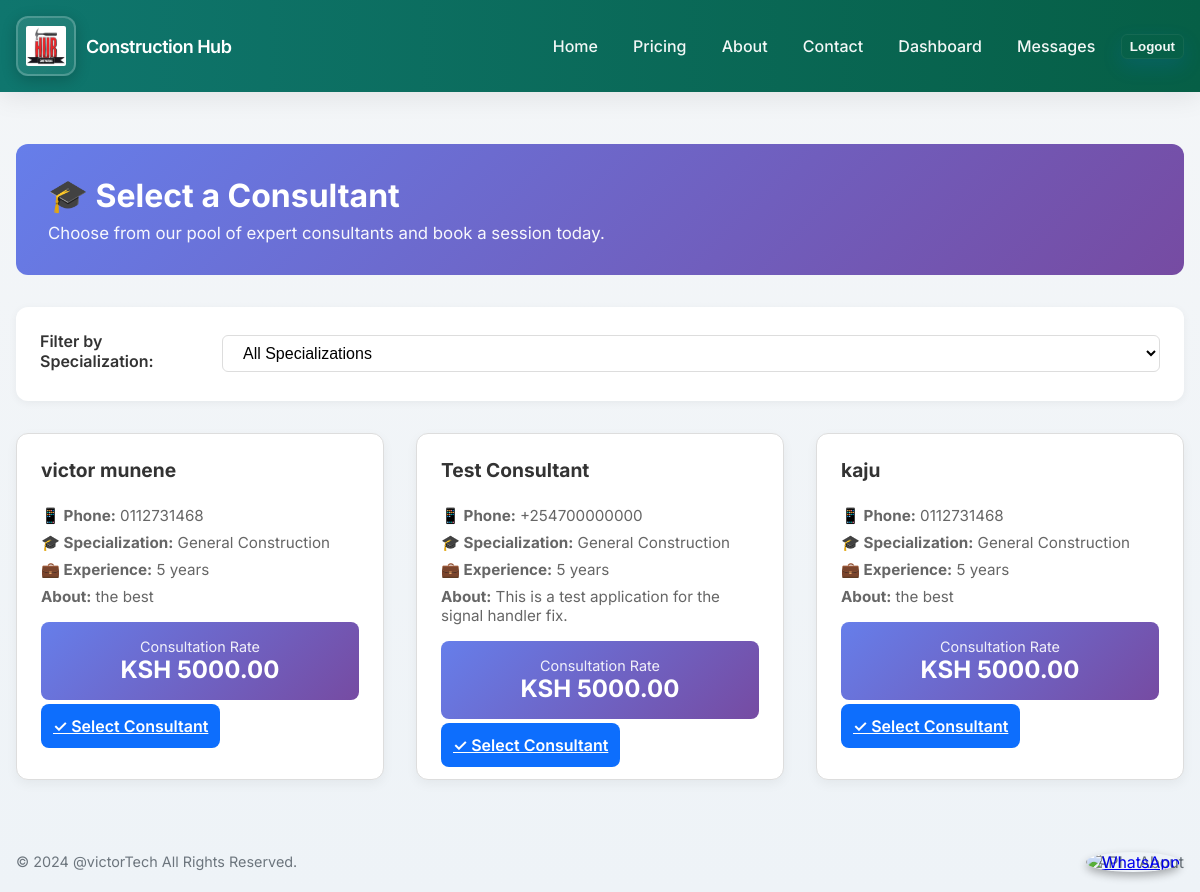
The page /consultations/select/ (signed in) on the database its author committed.
### apps/consultations/models.py (models this page shows, shortened)
class ConsultantApplication(models.Model):
    user = models.ForeignKey(settings.AUTH_USER_MODEL, on_delete=models.CASCADE, related_name='consultant_applications', null=True, blank=True)
    full_name = models.CharField(max_length=255)
    email = models.EmailField()
    phone = models.CharField(max_length=50, blank=True)
    specialization = models.CharField(max_length=255, blank=True)
    experience_years = models.PositiveIntegerField(default=0)
    consultation_rate = models.DecimalField(max_digits=10, decimal_places=2, default=5000, help_text="Consultation rate in KSH per hour/session")
    cover_letter = models.TextField(blank=True)
    resume = models.FileField(upload_to='resumes/', null=True, blank=True)
    cv = models.FileField(upload_to='cvs/', null=True, blank=True)
    submitted_at = models.DateTimeField(auto_now_add=True)
    processed = models.BooleanField(default=False)
    approved_by = models.ForeignKey(
        settings.AUTH_USER_MODEL,
        on_delete=models.SET_NULL,
        null=True,
        blank=True,
        related_name='approved_consultant_applications'
    )
    approved_at = models.DateTimeField(null=True, blank=True)
    rejected = models.BooleanField(default=False)
    rejected_by = models.ForeignKey(
        settings.AUTH_USER_MODEL,
        on_delete=models.SET_NULL,
        null=True,
        blank=True,
        related_name='rejected_consultant_applications'
    )
    rejected_at = models.DateTimeField(null=True, blank=True)
    rejection_reason = models.TextField(blank=True, help_text="Reason for rejecting the application")

### apps/consultations/views.py (the view)
# urls.py: path('select/', views.select_consultant, name='select_consultant'),
@login_required
def select_consultant(request):
    if getattr(request.user, 'is_consultant', False):
        from django.contrib import messages
        messages.error(request, 'As a consultant, you cannot book consultations. Please contact support if you need assistance.')
        return redirect('accounts:dashboard')
    consultants = ConsultantApplication.objects.filter(processed=True, approved_at__isnull=False)
    specializations = ConsultantApplication.objects.filter(processed=True, approved_at__isnull=False).exclude(specialization__isnull=True).exclude(specialization='').values_list('specialization', flat=True).distinct()
    selected_specialization = request.GET.get('specialization', '')
    if selected_specialization:
        consultants = consultants.filter(specialization=selected_specialization)
    return render(request, 'consultations/select_consultant.html', {
        'consultants': consultants,
        'specializations': specializations,
        'selected_specialization': selected_specialization
    })

### apps/accounts/models.py (called while the page is built)
    @property
    def is_supplier(self):
        return self.user_type == 'supplier'

    @property
    def is_consultant(self):
        return self.user_type == 'consultant'

### templates/consultations/select_consultant.html (shortened to what this page needs)
{% extends 'base.html' %}
{% block content %}
<div class="container" style="margin-top: 2rem; margin-bottom: 2rem;">
  <div style="background: linear-gradient(135deg, #667eea 0%, #764ba2 100%); color: white; padding: 2rem; border-radius: 12px; margin-bottom: 2rem;">
    <h1 style="font-size: 2rem; margin: 0 0 0.5rem 0;">🎓 Select a Consultant</h1>
    <p style="margin: 0; opacity: 0.95; font-size: 1.05rem;">Choose from our pool of expert consultants and book a session today.</p>
  </div>
  <div class="filter-section">
    <form method="get" style="display: flex; align-items: center; gap: 1rem;">
      <label for="specialization">Filter by Specialization:</label>
      <select name="specialization" id="specialization" onchange="this.form.submit()">
        <option value="">All Specializations</option>
      </select>
    </form>
  </div>
  {% if consultants %}
    <div class="consultant-grid">
      {% for consultant in consultants %}
        <div class="consultant-card">
          <div class="consultant-header">
            <div class="consultant-info">
              <h3>{{ consultant.full_name }}</h3>
            </div>
          </div>
          <div class="consultant-details">
            <p><strong>📱 Phone:</strong> {{ consultant.phone }}</p>
            <p><strong>🎓 Specialization:</strong> {{ consultant.specialization|default:"General Consulting" }}</p>
            <p><strong>💼 Experience:</strong> {{ consultant.experience_years }} years</p>
            {% if consultant.cover_letter %}
              <p><strong>About:</strong> {{ consultant.cover_letter|truncatewords:20 }}</p>
            {% endif %}
          </div>
          <div class="rate-box">
            <div class="label">Consultation Rate</div>
            <div class="value">KSH {{ consultant.consultation_rate }}</div>
          </div>
          <a href="{% url 'consultations:confirm_consultation_booking' consultant.id %}" class="btn-select">
            ✓ Select Consultant
          </a>
        </div>
      {% endfor %}
    </div>
  {% endif %}
</div>
{% endblock %}

### static/css/styles.css (style rules this page uses)
:root { --bg:#f4f6f8; --accent:#0d6efd; --muted:#6c757d; --card:#ffffff; --success:#2e7d32; }
* { box-sizing:border-box }
body { font-family: 'Inter', Roboto, 'Helvetica Neue', Arial, sans-serif; margin: 0; padding: 0; background: linear-gradient(180deg,var(--bg),#eef3f7); color: #0f1724; }
.container { max-width:1200px; margin:0 auto; padding:0 1rem; }
label { display: block; margin-bottom: 0.35rem; font-weight:600 }
input[type="text"], input[type="password"], textarea, input[type="email"], select { width: 100%; padding: 0.75rem; border: 1px solid #eef2f6; border-radius: 10px; background:#fff }

### templates/consultations/select_consultant.html (style rules this page uses)
.consultant-grid { display: grid; grid-template-columns: repeat(auto-fill, minmax(300px, 1fr)); gap: 2rem; margin: 2rem 0; }
.consultant-card { background: white; border: 1px solid #ddd; border-radius: 12px; padding: 1.5rem; box-shadow: 0 4px 12px rgba(0,0,0,0.05); transition: all 0.3s ease; }
.consultant-header { display: flex; justify-content: space-between; align-items: start; margin-bottom: 1rem; }
.consultant-info h3 { margin: 0 0 0.5rem 0; font-size: 1.2rem; color: #333; }
.consultant-details { font-size: 0.95rem; color: #666; margin-bottom: 1rem; }
.consultant-details p { margin: 0.5rem 0; }
.rate-box { background: linear-gradient(135deg, #667eea 0%, #764ba2 100%); color: white; padding: 1rem; border-radius: 8px; text-align: center; margin-bottom: 1rem; }
.rate-box .label { font-size: 0.9rem; opacity: 0.9; }
.rate-box .value { font-size: 1.5rem; font-weight: 700; }
.btn-select { width: 100%; padding: 0.75rem; background: #0d6efd; color: white; border: none; border-radius: 8px; font-weight: 600; cursor: pointer; transition: all 0.3s ease; }
.filter-section { margin-bottom: 2rem; padding: 1.5rem; background: white; border-radius: 12px; box-shadow: 0 2px 8px rgba(0,0,0,0.05); }
.filter-section label { display: inline-block; margin-right: 1rem; font-weight: 600; color: #333; }
.filter-section select { padding: 0.5rem 1rem; border: 1px solid #ddd; border-radius: 6px; font-size: 1rem; }

### rows shown on the page
ConsultantApplication: full_name "victor munene", phone "0112731468", specialization "General Construction", experience_years "5", cover_letter "the best", consultation_rate "5000.00"
ConsultantApplication: full_name "Test Consultant", phone "+254700000000", specialization "General Construction", experience_years "5", cover_letter "This is a test application for the signal handler fix.", consultation_rate "5000.00"
ConsultantApplication: full_name "kaju", phone "0112731468", specialization "General Construction", experience_years "5", cover_letter "the best", consultation_rate "5000.00"
